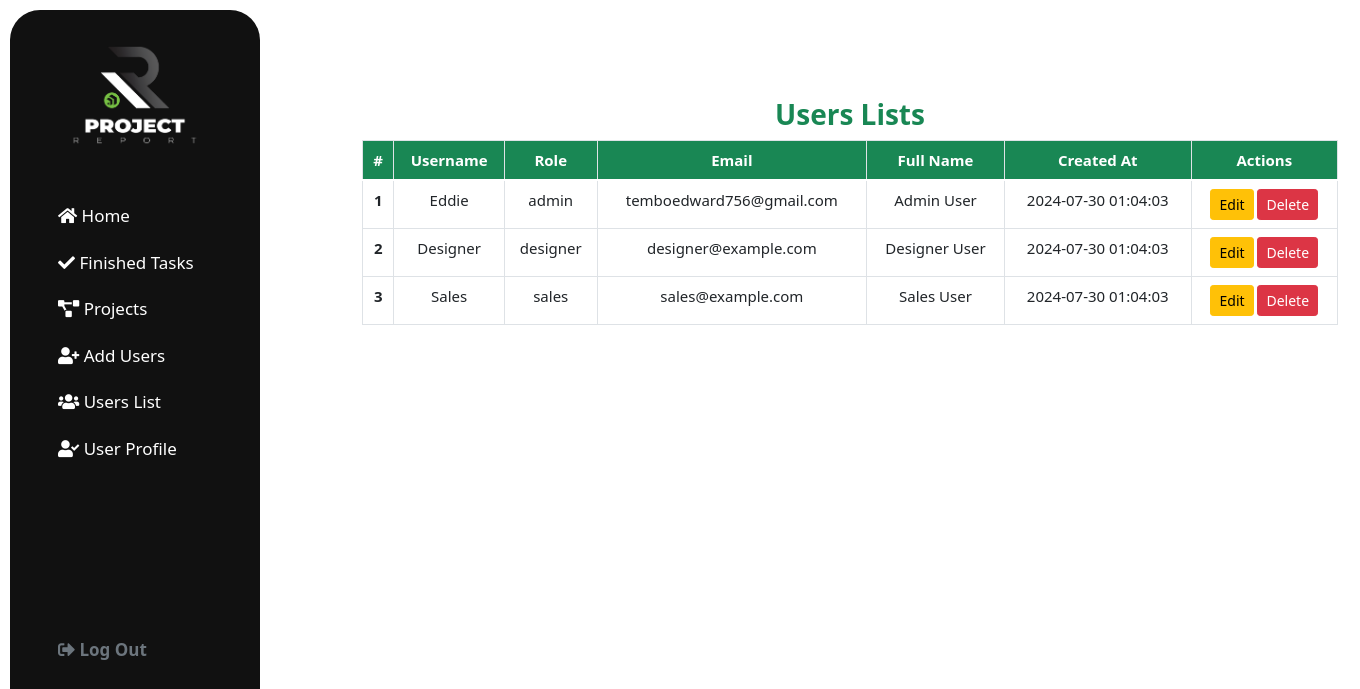
/users_lists.php, run on an earlier commit of the app's database.
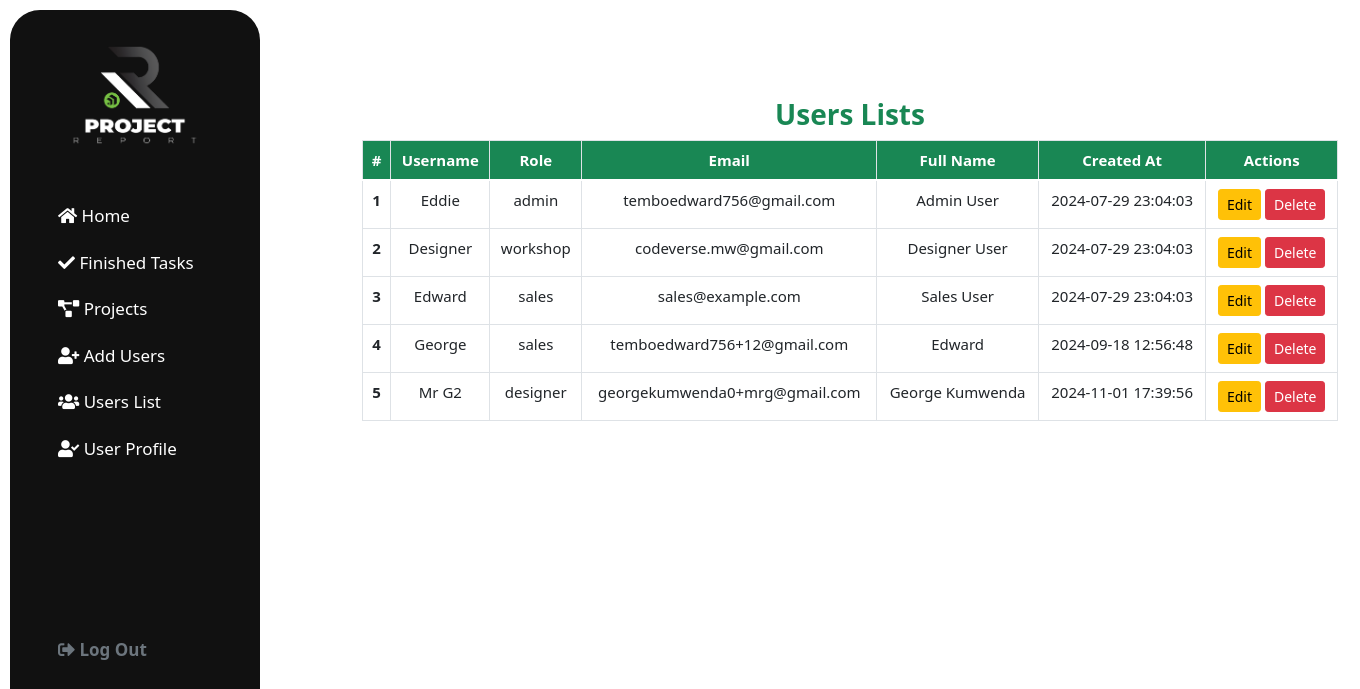
And on a later commit of the database.
### tables this page shows
CREATE TABLE IF NOT EXISTS `users` (
  `id` int(11) NOT NULL AUTO_INCREMENT,
  `username` varchar(50) NOT NULL,
  `password` varchar(255) NOT NULL,
  `role` enum('admin','designer','sales','studio','workshop','accounts') DEFAULT NULL,
  `email` varchar(100) NOT NULL,
  `full_name` varchar(100) NOT NULL,
  `created_at` timestamp NULL DEFAULT CURRENT_TIMESTAMP,
  PRIMARY KEY (`id`)
);

### users_lists.php (the view, shortened to what this page needs)
<?php
include './config/db.php';
$stmt = $con->prepare("SELECT * FROM users");
$stmt->execute();
$result = $stmt->get_result();
$users = $result->fetch_all(MYSQLI_ASSOC);
?>
<!DOCTYPE html>
<html lang="en">
<head>
  <link rel="stylesheet" href="https://cdn.jsdelivr.net/npm/bootstrap@4.4.1/dist/css/bootstrap.min.css">
</head>
<body>
  <?php include './sidebar.php'; ?>
  <div class="container" style="margin-left: 150px; width:1100px;">
    <div class="row">
      <div class="container mt-5" style="margin-left: 200px; width:1000px;">
        <h3 class="text-center text-success fs-8" style="font-weight:600;">Users Lists</h3>
        <table class="table table-bordered text-center col">
          <thead class="bg-success text-white">
            <tr>
              <th scope="col">#</th>
              <th scope="col">Username</th>
              <th scope="col">Role</th>
              <th scope="col">Email</th>
              <th scope="col">Full Name</th>
              <th scope="col">Created At</th>
              <th scope="col">Actions</th>
            </tr>
          </thead>
          <tbody class="table-group-divider">
            <?php if (!empty($users)) : ?>
              <?php foreach ($users as $index => $user) : ?>
                <tr>
                  <th scope="row"><?php echo $index + 1; ?></th>
                  <td><?php echo htmlspecialchars($user['username']); ?></td>
                  <td><?php echo htmlspecialchars($user['role']); ?></td>
                  <td><?php echo htmlspecialchars($user['email']); ?></td>
                  <td><?php echo htmlspecialchars($user['full_name']); ?></td>
                  <td><?php echo htmlspecialchars($user['created_at']); ?></td>
                  <td>
                    <a href="edit_user.php?id=<?php echo $user['id']; ?>" class="btn btn-warning btn-sm">Edit</a>
                    <a href="?delete_user=<?php echo $user['id']; ?>" class="btn btn-danger btn-sm" onclick="return confirm('Are you sure you want to delete this user?');">Delete</a>
                  </td>
                </tr>
              <?php endforeach; ?>
            <?php else : ?>
              <tr>
                <td colspan="7">No users found.</td>
              </tr>
            <?php endif; ?>
          </tbody>
        </table>
      </div>
    </div>
  </div>
</body>
</html>

### sidebar.php (shortened to what this page needs)
<?php
$role = $_SESSION['role'];
$current_page = basename($_SERVER['PHP_SELF']);
?>
<!DOCTYPE html>
<html lang="en">
<head>
  <link href="https://cdn.jsdelivr.net/npm/bootstrap@5.0.2/dist/css/bootstrap.min.css" rel="stylesheet">
  <link rel="stylesheet" href="https://cdnjs.cloudflare.com/ajax/libs/font-awesome/5.15.2/css/all.min.css">
  <link rel="stylesheet" href="../css/projectlist.css">
  <link rel="stylesheet" href="./css/home.css">
</head>
<body class="bg-green" style="font-size: 15px;">
  <div class="sidenav">
    <div class="logo">
      <img src="./Images/PRLogo.png" alt="">
    </div>
    <nav>
      <ul id="links">
        <li><a href='./home.php' class="<?php echo ($current_page == '../home.php') ? 'active' : ''; ?>"><i class=" fa fa-home" aria-hidden="true"></i> Home</a></li>
        <li><a href="./404.html"><i class="fa fa-check" aria-hidden="true"></i> Finished Tasks</a></li>
        <?php if ($role !== 'admin') : ?>
          <li><a href="./projectlist.php"><i class="fa fa-project-diagram" aria-hidden="true"></i> Projects</a></li>
          <li><a href="./add_user.php"><i class="fa fa-user-plus" aria-hidden="true"></i> Add Users </a></li>
          <li><a href="./users_lists.php"><i class="fa fa-users" aria-hidden="true"></i> Users List </a></li>
          <li><a href="./404.html" class="<?php echo ($current_page == '404.html') ? 'active' : ''; ?>"><i class="fa fa-user-check" aria-hidden="true"></i> User Profile</a></li>
        <?php endif; ?>
        <a href="./logout.php" class="text-secondary logout" style="margin-top:160px;"><i class="fa fa-sign-out-alt"></i> Log Out</a>
      </ul>
    </nav>
  </div>
</body>
</html>

### css/projectlist.css (style rules this page uses)
* { padding: 0; margin: 0; }
body { font-family: system-ui, -apple-system, BlinkMacSystemFont, 'Segoe UI', Roboto, Oxygen, Ubuntu, Cantarell, 'Open Sans', 'Helvetica Neue', sans-serif; display: flex; flex-direction: column; }
.logo img { width: 140px; padding-bottom: 25px; }
.logo { display: flex; justify-content: center; margin-top: 15px; }
.sidenav { height: 96vh; width: 250px; position: fixed; top: 0; left: 0; background-color: #111; border-radius: 30px; top: 10px; left: 10px; margin-bottom: 10px; }
#links a { padding: 8px 8px 8px 32px; text-decoration: none; font-size: 17px; color: #ffffff; display: block; }

### css/home.css (style rules this page uses)
* { padding: 0; margin: 0; }
body { font-family: system-ui, -apple-system, BlinkMacSystemFont, "Segoe UI", Roboto, Oxygen, Ubuntu, Cantarell, "Open Sans", "Helvetica Neue", sans-serif; display: flex; flex-direction: column; }
.logo img { width: 140px; padding-bottom: 25px; }
.logo { display: flex; justify-content: center; margin-top: 15px; }
.sidenav { height: 96vh; width: 250px; position: fixed; top: 0; left: 0; background-color: #111; border-radius: 30px; top: 10px; left: 10px; margin-bottom: 10px; }
#links a { padding: 8px 8px 8px 32px; text-decoration: none; font-size: 17px; color: #ffffff; display: block; margin-left: 16px; margin-top: 5px; }
#links li { text-decoration: none; width: 50px; }

### users_lists.php (style rules this page uses)
.container { margin-top: 50px; }

### sidebar.php (style rules this page uses)
.sidenav ul { list-style-type: none; padding: 0; }
.sidenav ul li a { display: block; padding: 10px; color: black; width: 180px; text-decoration: none; animation: fadeIn 1s ease-in-out; }
.logout { font-weight: 600; color: #77c144; cursor: pointer; }

What changed in the data, as far as the page shows it:
removed users: username "Sales", role "sales", email "sales@example.com", full_name "Sales User", created_at "2024-07-30 01:04:03"
changed users "Eddie": created_at "2024-07-30 01:04:03" → "2024-07-29 23:04:03"
changed users "Designer": role "designer" → "workshop"; email "designer@example.com" → "codeverse.mw@gmail.com"; created_at "2024-07-30 01:04:03" → "2024-07-29 23:04:03"
added users: username "Edward", role "sales", email "sales@example.com", full_name "Sales User", created_at "2024-07-29 23:04:03"
added users: username "George", role "sales", email "temboedward756+12@gmail.com", full_name "Edward", created_at "2024-09-18 12:56:48"
added users: username "Mr G2", role "designer", email "georgekumwenda0+mrg@gmail.com", full_name "George Kumwenda", created_at "2024-11-01 17:39:56"
